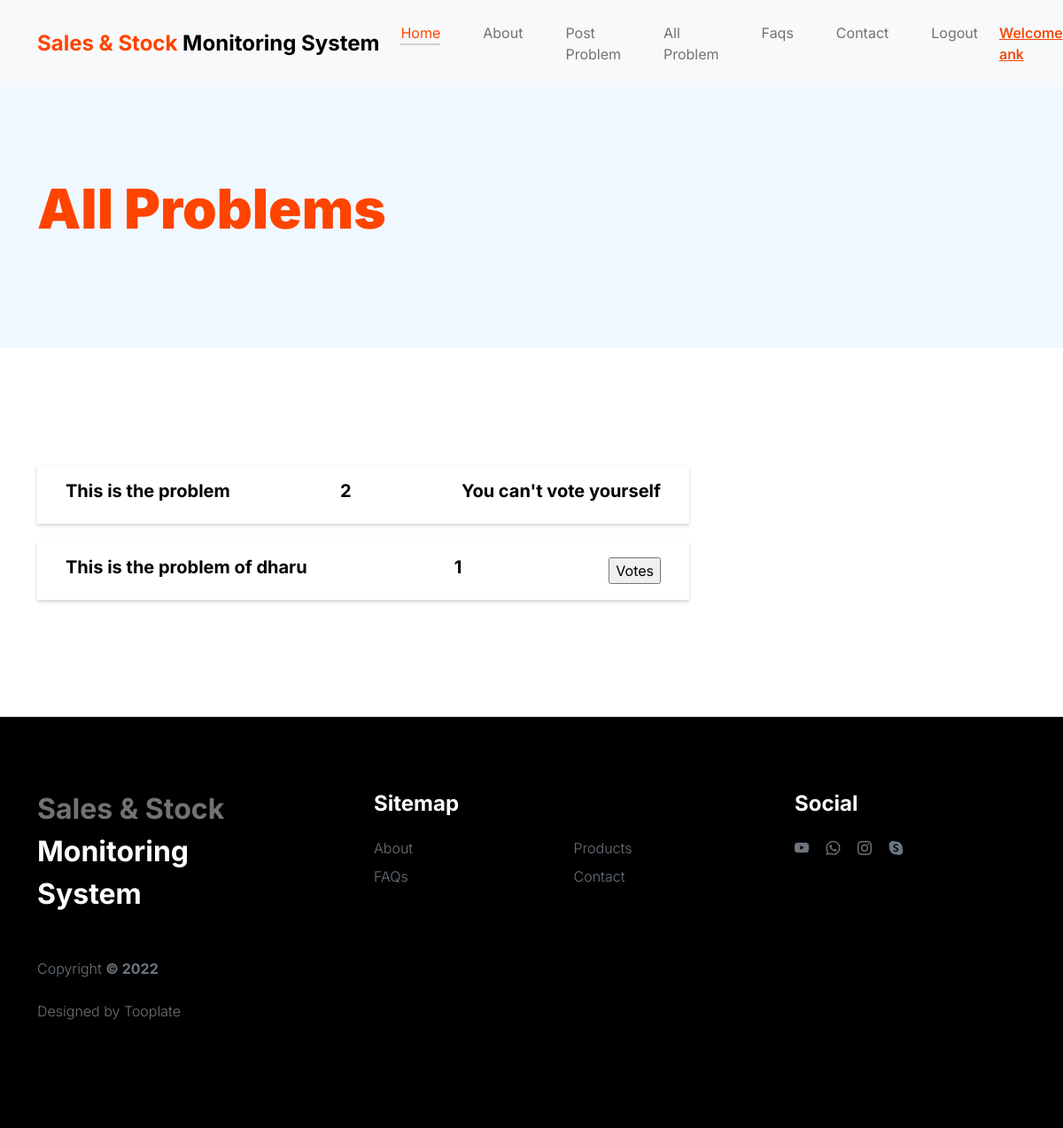
Before: /allproblem/ (signed in) with the older database file.
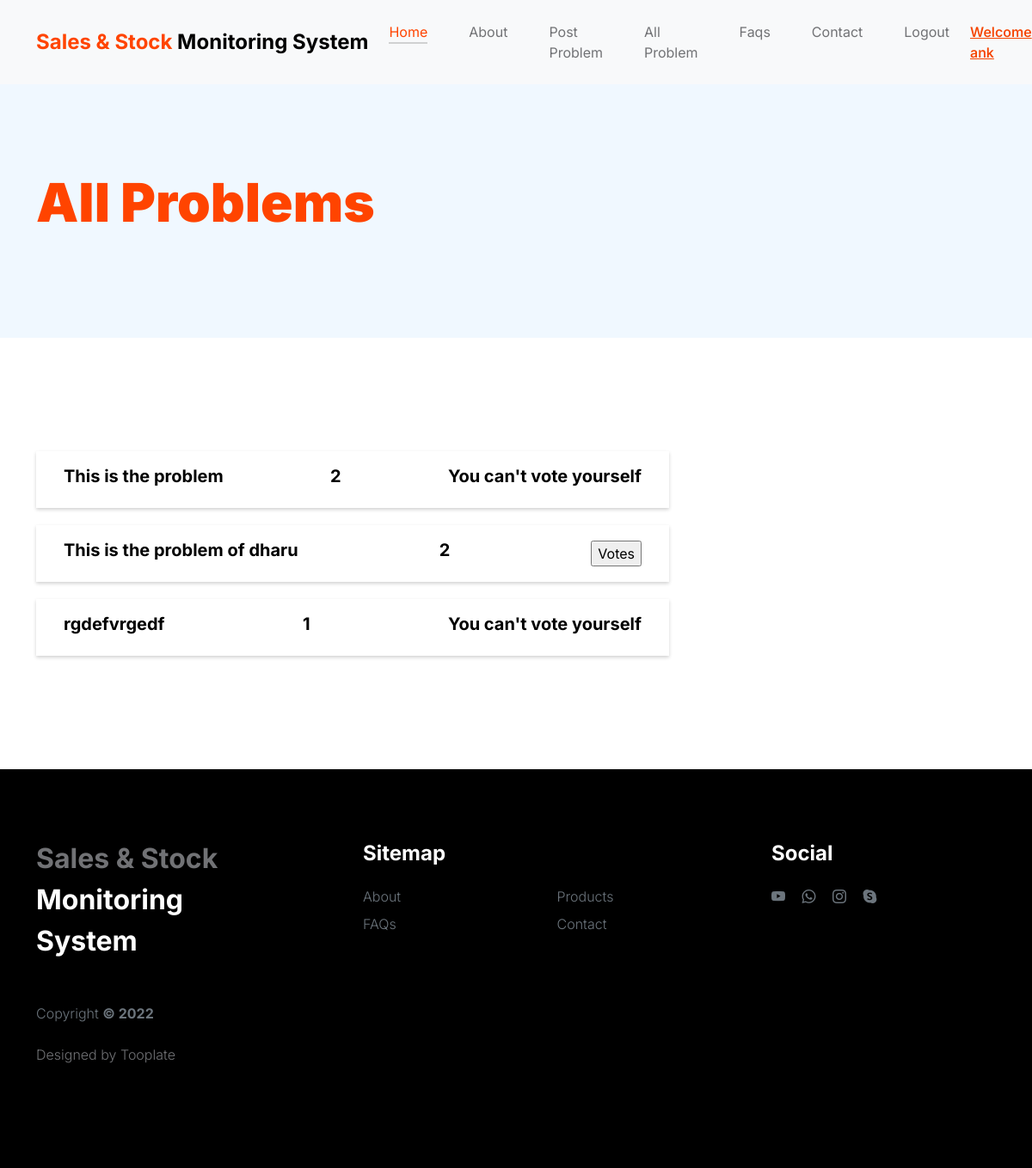
After: the same page with the newer database file.
### app1/models.py (models this page shows, shortened)
class signUp(models.Model):
    name = models.CharField(max_length=30, default='')
    email = models.EmailField(default='')
    address = models.CharField(max_length=100, default='')
    number = models.PositiveIntegerField(default='')
    password = models.CharField(default='', max_length=15)
    isvoted = models.BooleanField(default=False, null=True)
    def __str__(self):
        return self.name

class Problems(models.Model):
    problem = models.CharField(max_length=30)
    isappoved = models.BooleanField(default=False, null=True)
    count = models.IntegerField(default=1)
    owner  = models.ForeignKey(signUp, on_delete=models.CASCADE, null=True, blank=True)

### app1/views.py (the view, shortened to what this page needs)
# urls.py: path('allproblem/', views.allProblem, name='ALLPROBLEM'),
def allProblem(request):
    if 'email' in request.session:
        name = signUp.objects.get(email = request.session['email'])
        allProblems = Problems.objects.all()
        msg = ''
        vot = ''
        return render(request,'allProblem.html', {'name': name, 'allProblems': allProblems, 'msg': msg})
    return redirect('LOGIN1')

### app1/templates/allProblem.html (shortened to what this page needs)
{% load static %}
<!doctype html>
<html lang="en">
<head>
    <link href=" {% static 'css/bootstrap.min.css' %} " rel="stylesheet">
    <link href=" {% static 'css/bootstrap-icons.css' %} " rel="stylesheet">
    <link rel="stylesheet" href=" {% static 'css/slick.css' %} " />
    <link href=" {% static 'css/tooplate-little-fashion.css' %} " rel="stylesheet">
</head>
<body>
    <main>
        <nav class="navbar navbar-expand-lg bg-light">
            <div class="container">
                <a class="navbar-brand" href=" {% url 'INDEX' %} ">
                    <strong><span>Sales & Stock </span> Monitoring System</strong>
                </a>
                <div class="collapse navbar-collapse" id="navbarNav">
                    <ul class="navbar-nav mx-auto">
                        <li class="nav-item">
                            <a class="nav-link active" href=" {% url 'INDEX' %} ">Home</a>
                        </li>
                        <li class="nav-item">
                            <a class="nav-link" href=" {% url 'ABOUT' %} ">About</a>
                        </li>
                        <li class="nav-item">
                            <a class="nav-link" href=" {% url 'PROBLEM' %} ">Post Problem</a>
                        </li>
                        <li class="nav-item">
                            <a class="nav-link" href=" {% url 'ALLPROBLEM' %} ">All Problem</a>
                        </li>
                        <li class="nav-item">
                            <a class="nav-link" href=" {% url 'FAQS' %} ">Faqs</a>
                        </li>
                        <li class="nav-item">
                            <a class="nav-link" href=" {% url 'CONTACT' %} ">Contact</a>
                        </li>
                        {% if name %}
                        <li class="nav-item">
                            <a class="nav-link" href=" {% url 'LOGOUT' %} ">Logout</a>
                        </li>
                        {% else %}
                        <li class="nav-item">
                            <a class="nav-link" href=" {% url 'LOGIN1' %} ">Login</a>
                        </li>
                        {% endif %}
                    </ul>
                    {% if name %}
                    <div class="d-none d-lg-block"
                        style="font-size: 16px; color: #F54401; font-weight: 550; text-decoration: underline;">
                        Welcome {{name}}
                    </div>
                    {% endif %}
                </div>
            </div>
        </nav>
        <header class="site-header section-padding d-flex justify-content-center align-items-center">
            <div class="container">
                <div class="row">
                    <div class="col-lg-10 col-12">
                        <h1>
                            <span class="d-block text-primary">All Problems</span>
                        </h1>
                    </div>
                </div>
            </div>
        </header>
        <section class="faq section-padding">
            <div class="container">
                <div class="row">
                    {% if allProblems %}
                    <div class="col-lg-8 col-12">
                        {% for i in allProblems %}
                        <form method="POST">
                            <div class="data" style="box-shadow: rgba(0, 0, 0, 0.18) 0px 2px 4px;
                        margin: 20px 0px;
                        padding: 14px 32px;
                        align-items: center;
                        justify-content:space-between;
                        display: flex;
                        ">
                                <h6>
                                    {{i.problem}}
                                </h6>
                                <h6>
                                    {{i.count}}
                                </h6>
                                {% if i.owner == name %}
                                <h6>You can't vote yourself</h6>
                                {% else %}
                                {% if msg == 'Already Voted' %}
                                {% else %}
                                <input type="submit" value="Votes">
                                {% endif %}
                                {% endif %}
                            </div>
                        </form>
                        {% endfor %}
                    </div>
                    {% endif %}
                </div>
            </div>
        </section>
    </main>
    <footer class="site-footer">
        <div class="container">
            <div class="row">
                <div class="col-lg-3 col-10 me-auto mb-4">
                    <h4 class="text-white mb-3"><a href=" {% url 'INDEX' %} ">Sales & Stock</a> Monitoring System
                    </h4>
                    <p class="copyright-text text-muted mt-lg-5 mb-4 mb-lg-0">Copyright <strong>© 2022</strong></p>
                    <br>
                    <p class="copyright-text">Designed by <a href="https://www.tooplate.com/"
                            target="_blank">Tooplate</a></p>
                </div>
                <div class="col-lg-5 col-8">
                    <h5 class="text-white mb-3">Sitemap</h5>
                    <ul class="footer-menu d-flex flex-wrap">
                        <li class="footer-menu-item"><a href=" {% url 'ABOUT' %} " class="footer-menu-link">About</a>
                        </li>
                        <li class="footer-menu-item"><a href=" {% url 'PRODUCT' %} "
                                class="footer-menu-link">Products</a></li>
                        <li class="footer-menu-item"><a href=" {% url 'FAQS' %} " class="footer-menu-link">FAQs</a>
                        </li>
                        <li class="footer-menu-item"><a href=" {% url 'CONTACT' %} "
                                class="footer-menu-link">Contact</a></li>
                    </ul>
                </div>
                <div class="col-lg-3 col-4">
                    <h5 class="text-white mb-3">Social</h5>
                    <ul class="social-icon">
                        <li><a href="#" class="social-icon-link bi-youtube"></a></li>
                        <li><a href="#" class="social-icon-link bi-whatsapp"></a></li>
                        <li><a href="#" class="social-icon-link bi-instagram"></a></li>
                        <li><a href="#" class="social-icon-link bi-skype"></a></li>
                    </ul>
                </div>
            </div>
        </div>
    </footer>
</body>
</html>

### app1/static/css/tooplate-little-fashion.css (style rules this page uses)
:root { --white-color: #FFFFFF; --primary-color: #FF4400; --section-bg-color: #f0f8ff; --dark-color: #000000; --grey-color: #d0d1d1; --p-color: #717275; --body-font-family: 'Inter', sans-serif; --h5-font-size: 24px; --p-font-size: 20px; --copyright-text-font-size: 16px; --product-link-font-size: 14px; --custom-link-font-size: 12px; --font-weight-thin: 100; --font-weight-light: 300; --font-weight-normal: 400; --font-weight-bold: 700; --font-weight-black: 900; }
body, html { height: 100%; }
html { scroll-behavior: smooth; }
body { background: var(--white-color); font-family: var(--body-font-family); position: relative; }
h2, h3, h4, h5, h6 { color: var(--dark-color); line-height: inherit; }
h1, h2, h3, h4, h5, h6 { font-weight: var(--font-weight-bold); }
h1, h2 { font-weight: var(--font-weight-black); }
h1 { font-size: 64px; line-height: normal; }
h4 { font-size: 32px; }
h5 { font-size: 24px; }
h6 { font-size: 20px; }
p { color: var(--p-color); font-size: var(--p-font-size); font-weight: var(--font-weight-light); }
a, button { touch-action: manipulation; transition: all 0.3s; }
a { color: var(--p-color); text-decoration: none; }
.text-primary { color: var(--primary-color) !important; }
b, strong { font-weight: var(--font-weight-bold); }
.navbar { background: var(--white-color); position: fixed; top: 0; right: 0; left: 0; padding: 25px 0; z-index: 2; will-change: transform; transition: transform 300ms linear; }
.navbar span, h2 span, h4 span { color: var(--primary-color); }
.navbar-brand { color: var(--dark-color); font-size: 24px; font-weight: var(--font-weight-light); margin: 0; padding: 0; }
.navbar-expand-lg .navbar-nav .nav-link { display: inline-block; padding: 0; margin-right: 1.5rem; margin-left: 1.5rem; }
.nav-link { color: var(--p-color); font-size: 16px; position: relative; }
.navbar .nav-link::after { position: absolute; top: 100%; left: 0; width: 100%; height: 2px; background: var(--grey-color); content: ''; opacity: 0; -webkit-transition: opacity 0.3s, -webkit-transform 0.3s; -moz-transition: opacity 0.3s, -moz-transform 0.3s; transition: opacity 0.3s, transform 0.3s; -webkit-transform: translateY(10px); -moz-transform: translateY(10px); transform: translateY(10px); }
.navbar .nav-link.active::after, .navbar .nav-link:hover::after { opacity: 1; -webkit-transform: translateY(0px); -moz-transform: translateY(0px); transform: translateY(0px); }
.navbar .nav-link.active, .navbar .nav-link:hover { color: var(--primary-color); }
.site-header { background-color: var(--section-bg-color); position: relative; overflow: hidden; margin-top: 86px; }
.site-header.section-padding { padding-top: 7rem; padding-bottom: 7rem; }
section { content-visibility: auto; contain-intrinsic-size: 700px; }
.section-padding { padding-top: 7rem; padding-bottom: 7rem; }
.site-footer { background: var(--dark-color); padding-top: 5rem; padding-bottom: 5rem; }
.footer-menu { margin: 0; padding: 0; }
.footer-menu-item { display: block; width: 50%; }
.footer-menu-link { color: #6c757d; font-weight: var(--font-weight-light); display: inline-block; vertical-align: top; margin-top: 4px; margin-bottom: 4px; }
.site-footer .social-icon-link { margin-top: 4px; }
.copyright-text { font-size: var(--copyright-text-font-size); }
.social-icon { margin: 0; padding: 0; }
.social-icon li { list-style: none; display: inline-block; vertical-align: top; }
.social-icon-link { color: #6c757d; font-size: 1rem; display: inline-block; vertical-align: top; margin-bottom: 4px; margin-right: 15px; }
@media screen and (max-width: 1200px) { h1 { font-size: 62px; } }

Changed rows visible on the page:
changed Problems "This is the problem of dharu": count "1" → "2"
added Problems: problem "rgdefvrgedf", count "1", shows "You can't vote yourself"
